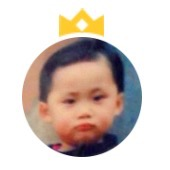
#> input picture 0000/test.jpg, 170 x 170 px, found by its file name
$ python 0000.py
#> lines starting #> are read from the running program, lines starting #| are printed output that depends on the picture
# 引入pillow
from PIL import Image, ImageDraw, ImageFont, ImageColor
def add_num(img):
	# 创建一个Draw对象
	draw = ImageDraw.Draw(img)
	# 创建一个Font
	myfont = ImageFont.truetype(r'C:\\windows\\fonts\\Arial.ttf', size = 40)
	fillcolor = ImageColor.colormap.get('red')
	width, height = img.size
	draw.text((width-30,0), '1', font = myfont, fill = fillcolor)
	img.save('d:\\user\\01378049\\desktop\\result.jpg','jpeg')
	return 0
if __name__ == '__main__':
	image = Image.open('d:\\user\\01378049\\desktop\\test.jpg')
#> image is the input picture: PIL image 170x170 RGB; mean R, G, B 211.8, 198.2, 191.6
	add_num(image)
#> in add_num, `img.save('d:\\user\\01378049\\desktop\\result.jpg','jpeg')`:
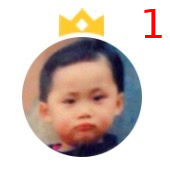
#> saved as result.jpg: PIL image 170x170 RGB; mean R, G, B 211.8, 196.7, 190
